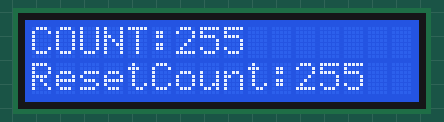
Simulated run of this sketch. Board: Arduino Uno, built with avr-gcc and run on an emulated ATmega328P. On the bench: 16×2 character LCD. EEPROM starts erased; what the sketch prints to the serial monitor is not drawn.

Above: at 0.1 s.
At 5.0 s:
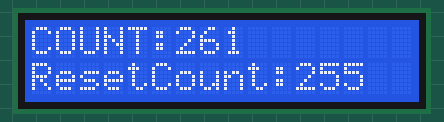
At 9.8 s:
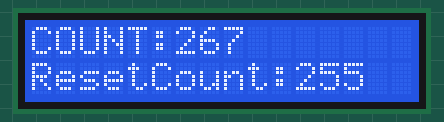
At 19.5 s:
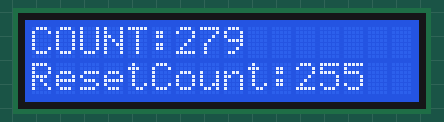
At 29.1 s:
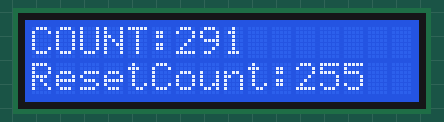
At 38.8 s:
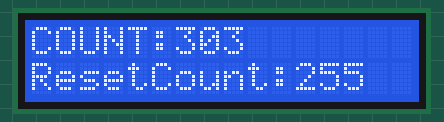

The sketch:

lab7.2_challenge.ino
```cpp
#include<LiquidCrystal.h>
#include<EEPROM.h>
LiquidCrystal lcd(12,11,5,4,3,2);
unsigned int i=0;
int countReset=-1;
void setup(){

  lcd.begin(16,2);
  Serial.begin(9600);
  i  = EEPROM.read(1);
  countReset = EEPROM.read(2);
  Serial.println("-------System start-------");
  Serial.print("Reset:");
  Serial.print(countReset);
  ++countReset;
  Serial.println();
  EEPROM.write(2,countReset);
}
void loop(){
  lcd.clear();
  lcd.print("COUNT:");
  lcd.setCursor(6,0);
  if(i<10){
    lcd.print("0");
  }
  lcd.print(i);
  lcd.setCursor(0,1);
  lcd.print("ResetCount:");
  lcd.setCursor(11,1);
  if(countReset<10){
    lcd.print("0");
  }
  lcd.print(countReset-1);

  Serial.println(EEPROM.read(1));
  lcd.setCursor(5,1);
  i++;
  EEPROM.write(1,i);
  delay(800);
}
```

Measured:
- what the display in image 1 shows lasts 0.8 s, from 4.9 s to 5.7 s
